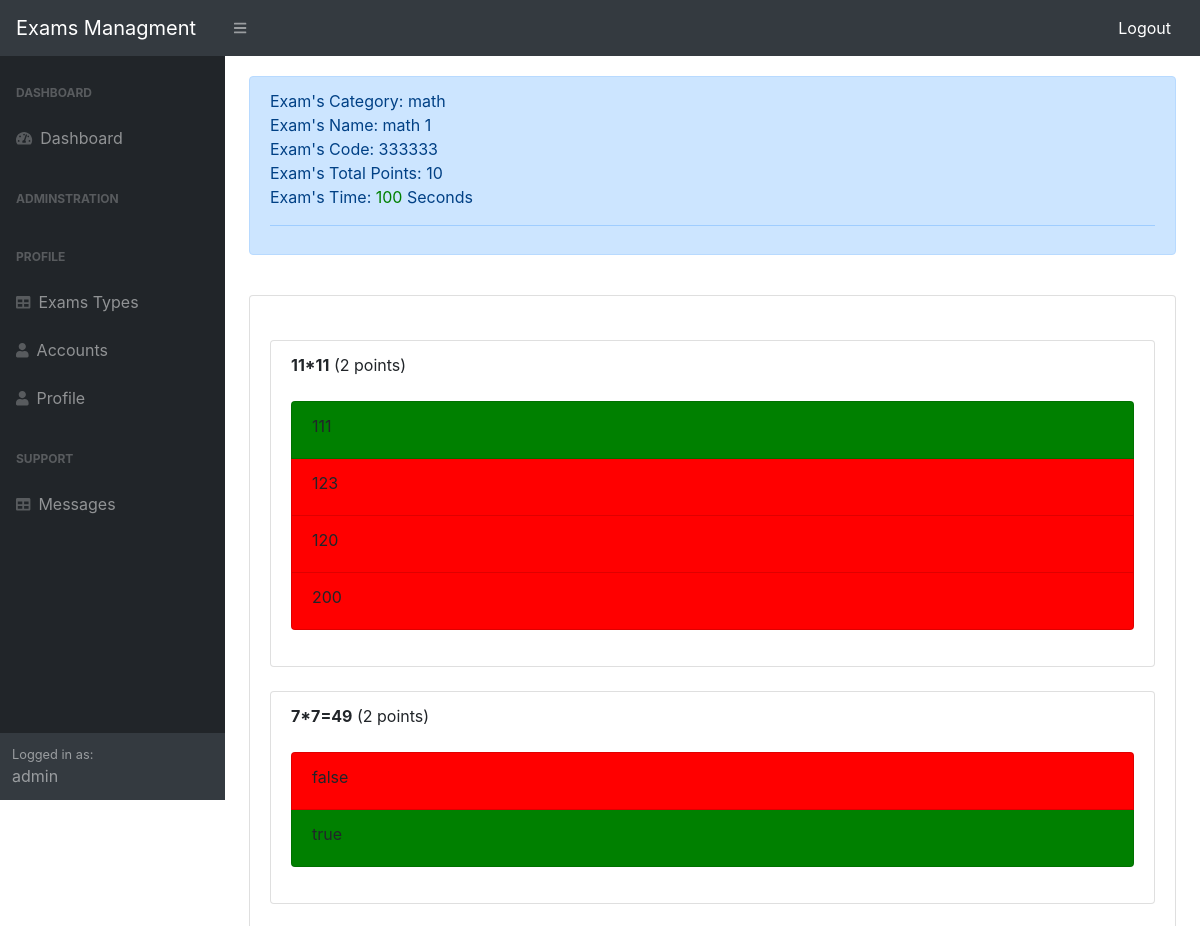
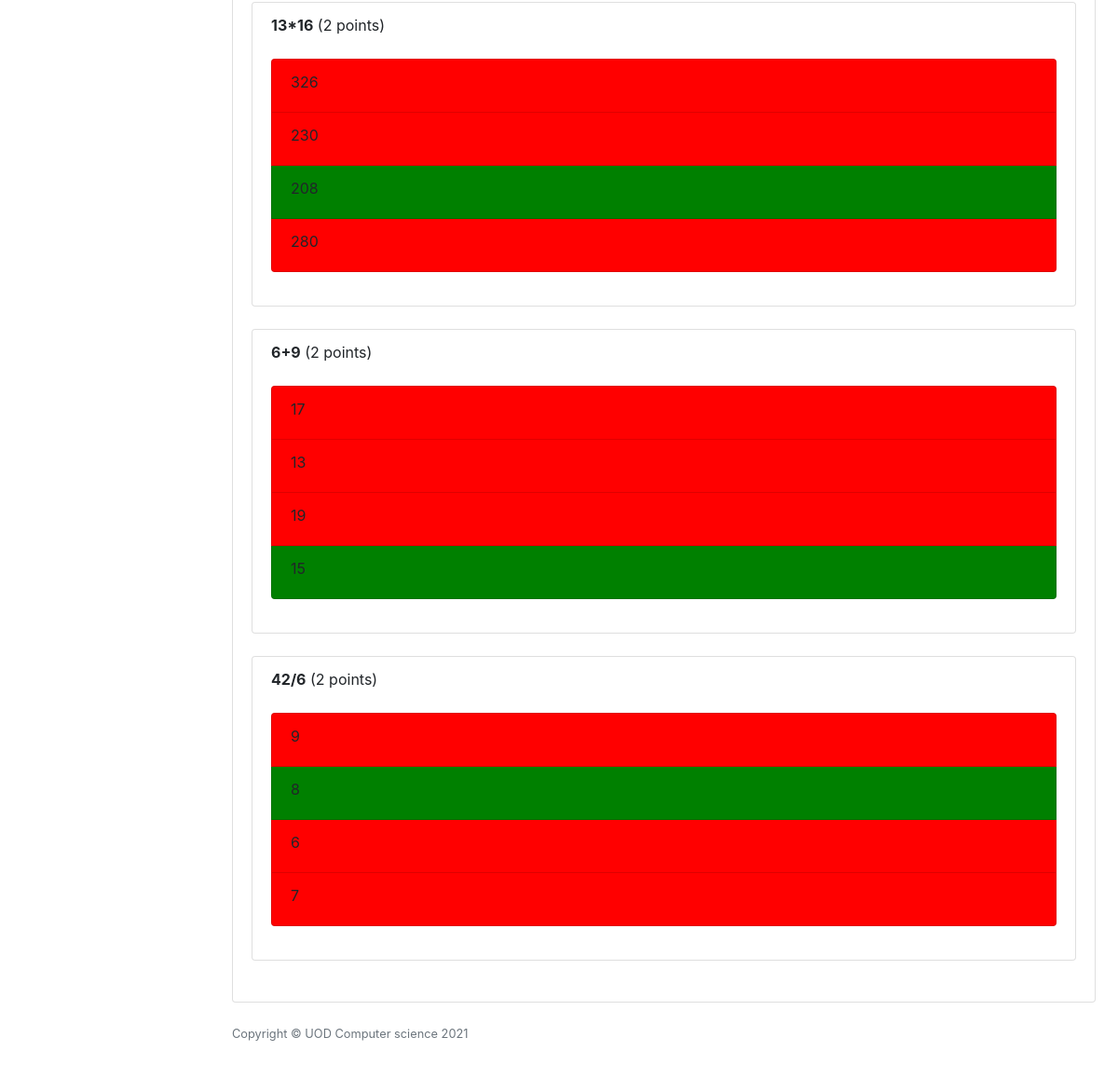
The app's page /admin/exam_sheet_view_exam_answers.php?examcode=333333 (signed in) with its own data (2 pictures, top to bottom).
### tables this page shows
CREATE TABLE `exams` (
  `ide` int(255) NOT NULL,
  `examName` text NOT NULL,
  `examCode` varchar(50) NOT NULL,
  `exam_duration` int(11) NOT NULL,
  `isEnable` int(11) NOT NULL,
  `isPublic` int(11) NOT NULL,
  `isRand` int(11) NOT NULL,
  `totalPoints` int(11) NOT NULL,
  `accountId` int(255) NOT NULL,
  `class_id` int(11) NOT NULL,
  `exam_created_time` timestamp NOT NULL DEFAULT current_timestamp()
);

CREATE TABLE `class` (
  `class_id` int(11) NOT NULL,
  `class_name` varchar(255) NOT NULL
);

CREATE TABLE `questions` (
  `idq` int(255) NOT NULL,
  `Points` int(11) NOT NULL,
  `question` varchar(500) NOT NULL,
  `answer1` varchar(500) NOT NULL,
  `answer2` varchar(500) NOT NULL,
  `answer3` varchar(500) NOT NULL,
  `answer4` varchar(500) NOT NULL,
  `correct` varchar(500) NOT NULL,
  `examId` int(255) NOT NULL
);

### admin/exam_sheet_view_exam_answers.php (the view, shortened to what this page needs)
<?php
require_once 'header.php';
require_once 'db_connect.php';
$examcode = $_GET['examcode'];
$examq = "SELECT * FROM exams,class WHERE class.class_id = exams.class_id and examCode = '$examcode' limit 1";
$exam = mysqli_query($con,$examq) or die('MYSQL ERROR');
$examData = mysqli_fetch_assoc($exam);
$examId = $examData['ide'];
if($examData['isRand'] == 1){
	$questionsq = "SELECT * FROM questions WHERE examId = $examId Order by rand()";
}else{
	$questionsq = "SELECT * FROM questions WHERE examId = $examId";
}
$questions = mysqli_query($con,$questionsq) or die('MYSQL ERROR');
?>
<div id="layoutSidenav_content">
    <main>
	<div class="container-fluid" style="margin-top:20px">
		<div class="col-md-12 alert alert-primary">
			Exam's Category: <?=$examData['class_name'];?> <br>
			Exam's Name: <?=$examData['examName'];?> <br>
			Exam's Code: <?=$examData['examCode'];?> <br>
			Exam's Total Points: <?=$examData['totalPoints'];?> <br>
			Exam's Time: <span id="examtime" style="color:green"><?=$examData['exam_duration'];?></span> Seconds <hr>
		</div>
		<br>
		<div class="card">
			<div class="card-body">
				<?php
				  while ($questionData = mysqli_fetch_assoc($questions)) {
				?>
                <ul class="q-items list-group mt-4 mb-4">
					<li class="q-field list-group-item">
						<strong><?=$questionData['question'];?></strong> (<?=$questionData['Points'];?> points)
						<br>
						<ul class='list-group mt-4 mb-4'>
						<?php
							if($questionData['correct'] == 1){
								echo '<li class="answer list-group-item" style="background-color:green">
									<label > '. $questionData['answer1'] .'</label>
									</li>';
							}else{
								echo '<li class="answer list-group-item" style="background-color:red">
								<label>'. $questionData['answer1'] .'</label>
								</li>';
							}
							if($questionData['correct'] == "2"){
								echo '<li class="answer list-group-item" style="background-color:green">
									<label > '. $questionData['answer2'] .'</label>
									</li>';
							}else{
								echo '<li class="answer list-group-item" style="background-color:red">
								<label > '. $questionData['answer2'] .'</label>
								</li>';
							}
							if($questionData['answer3'] != ""){
								if($questionData['correct'] == 3){
									echo '<li class="answer list-group-item" style="background-color:green">
									<label >'. $questionData['answer3'] .'</label>
									</li>';
								}else{
									echo '<li class="answer list-group-item" style="background-color:red">
									<label>'. $questionData['answer3'] .'</label>
									</li>';
								}
							}
							if($questionData['answer4'] != ""){
								if($questionData['correct'] == 4){
									echo '<li class="answer list-group-item" style="background-color:green">
									<label >'. $questionData['answer4'] .'</label>
									</li>';
								}else{
									echo '<li class="answer list-group-item" style="background-color:red">
									<label>'. $questionData['answer4'] .'</label>
									</li>';
								}
							}
						?>
						</ul>
					</li>
				</ul>
				<?php
				  }
				?>
			</div>
		</div>
	</div>
<?php
	require_once 'footer.php';
?>

### admin/exam_sheet_view_exam_answers.php (style rules this page uses)
li.answer { cursor: pointer; }

### records on screen
exams: class.class_name "math", examName "math 1", examCode "333333", totalPoints "10", exam_duration "100"
questions: question "11*11", Points "2", answer1 "111", answer2 "123", answer3 "120", answer4 "200"
questions: question "7*7=49", Points "2", answer1 "false", answer2 "true"
questions: question "13*16", Points "2", answer1 "326", answer2 "230", answer3 "208", answer4 "280"
questions: question "6+9", Points "2", answer1 "17", answer2 "13", answer3 "19", answer4 "15"
questions: question "42/6", Points "2", answer1 "9", answer2 "8", answer3 "6", answer4 "7"

### other values on screen
$_SESSION['user-role'] "admin"
